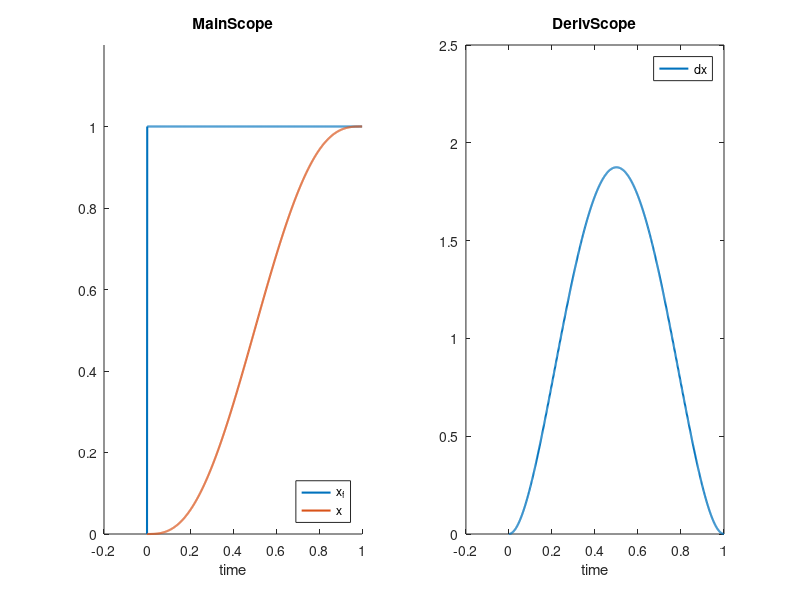

Source code (MATLAB):
function parte()

    % time parameters
    dt = 0.001;
    tau = 1;
    t = 0:dt:tau;
    npts = length(t);
    
    % output storage
    dxs = zeros(1, npts);
    xs = zeros(1, npts);
    
    % simulation
    x = 0;
    dx = 0;
    ddx = 0;
    x_f = 1;
    dx_f = 0;
    ddx_f = 0;
    for i=1:npts
        dxs(i) = dx;
        xs(i) = x;
        p = poly5(x, dx, ddx, x_f, dx_f, ddx_f, tau - t(i));
        dp = polyder(p);
        ddp = polyder(dp);
        x = polyval(p, dt);
        dx = polyval(dp, dt);
        ddx = polyval(ddp, dt);
    end
    
    % plots
    clf;
    subplot(1, 2, 1);    
    step_trace = ones(1, npts);
    step_trace(1) = 0;
    hold on;
    plot(t, step_trace, 'LineWidth', 1.5);
    plot(t, xs, 'LineWidth', 1.5);
    ylim([0 1.2]);
    xlim([-0.2 tau]);
    title('MainScope');
    xlabel('time');
    legend('x_f', 'x', 'Location', 'Southeast');
    
    subplot(1, 2, 2);
    plot(t, dxs, 'LineWidth', 1.5);
    ylim([0 2.5]);
    xlim([-0.2 tau]);
    title('DerivScope');
    xlabel('time');
    legend('dx', 'Location', 'Northeast');
end

% outputs a vector of polynomial coefficients in descending order,
% suitable for Matlab's built-in polyval and polyder functions
function p = poly5(x0, dx0, ddx0, xf, dxf, ddxf, T)
	c3 = (-12*dx0*T - 8*dxf*T - 3*ddx0*T^2 + ddxf*T^2 - 20*x0 + 20*xf)/(2*T^3);
	c4 = (16*dx0*T + 14*dxf*T + 3*ddx0*T^2 - 2*ddxf*T^2 + 30*x0 - 30*xf)/(2*T^4);
	c5 = (-6*dx0*T - 6*dxf*T - ddx0*T^2 + ddxf*T^2 - 12*x0 + 12*xf)/(2*T^5);
	p  = [c5 c4 c3 ddx0/2 dx0 x0];
end
